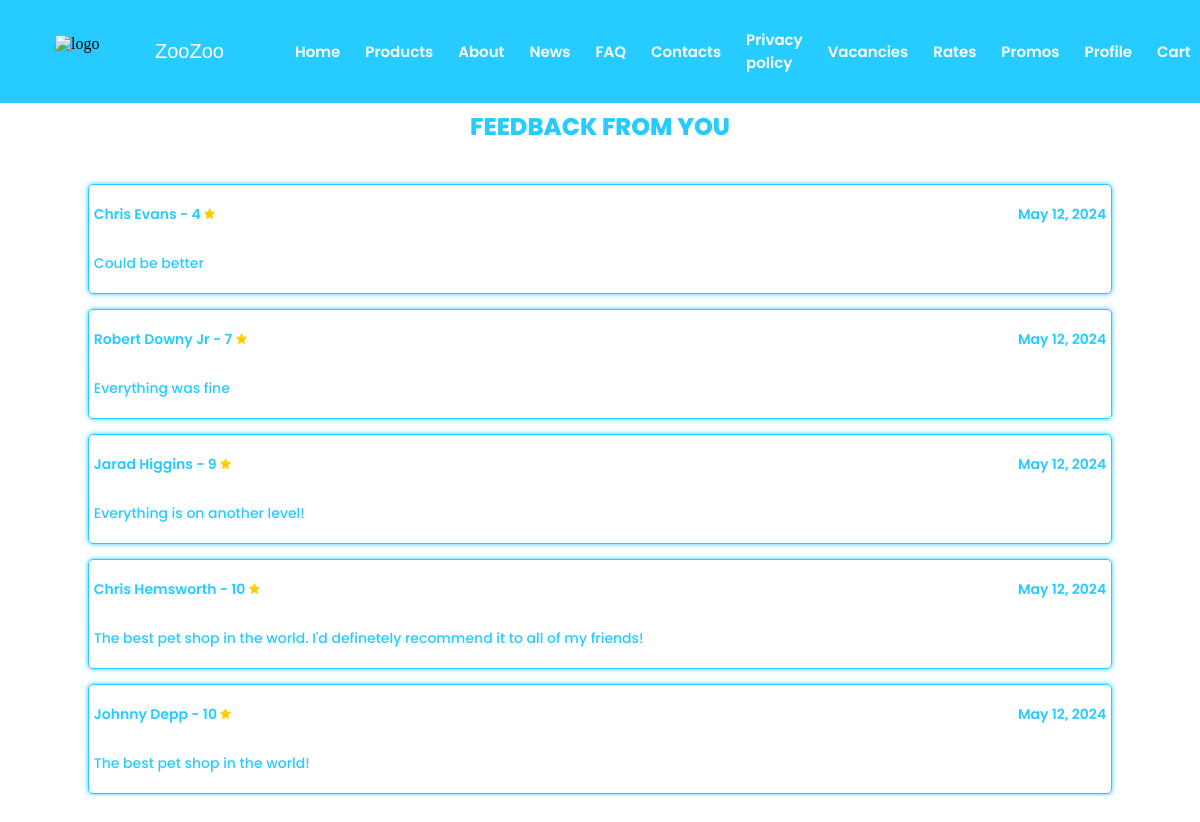
Screenshot of /rates/ (signed in) with the database file from the repository.
### app/models_app/rateModel.py (models this page shows, shortened)
class Rate(BasicModel):
    author = models.ForeignKey(Customer, related_name='rates',
                               help_text='The customer who left the rate', on_delete=models.CASCADE)
    text = models.TextField(help_text='The rate itself')
    rate = models.IntegerField(default=10, validators=[MinValueValidator(1), MaxValueValidator(10)],
                            help_text='Rate from 1 to 10')
    class Meta:
        ordering = ['id']
        db_table = 'rates'

### app/models_app/customerModel.py (models this page shows, shortened)
class Customer(BasicModel):
    email = models.EmailField(max_length=50, unique=True, help_text='Email address')
    name = models.CharField(max_length=100, help_text='Name and surname')
    phone = models.CharField(max_length=13, unique=True, help_text='Phone number')
    password = models.CharField(max_length=1000, help_text='Password')
    class Meta:
        ordering = ['name']
        db_table = 'customers'

### app/views/ratesView.py (the view, shortened to what this page needs)
# urls.py: path('rates/', ratesView.RatesView.as_view(), name='rates'),
class RatesView(View):
    @staticmethod
    def get(request):
        rates = RatesService.get_rates()
        return render(request, "rates.html",
                      {'role': request.session['role'], 'rates': rates})

### app/context/context_processor.py (called while the page is built)
def role(request):
    return {'role': request.session['role']}

### app/dbServices/ratesDbService.py (called while the page is built)
    @staticmethod
    def get_rates():
        return Rate.objects.all()

### app/services/ratesService.py (called while the page is built)
    @staticmethod
    def get_rates():
        return RatesDbService.get_rates()

### app/templates/rates.html (shortened to what this page needs)
{% extends "basic.html" %}
{% load static %}
{% block styles %}
    <link rel="stylesheet" href={% static "styles/rates.css" %}>
{% endblock %}
{% block content %}
    <div class="window">
        {% if form is None %}
            <h2>FEEDBACK FROM YOU</h2>
        {% endif %}
        <div class="mainContent">
            {% for rate in rates.reverse %}
                <div class="rateContainer">
                    <div class="rateInfo">
                        <p>
                            {{ rate.author.name }} - {{ rate.rate }}
                            <img class="starIcon" src="{% static "stock_images/star.webp" %}" alt="star_icon">
                        </p>
                        <p>{{ rate.createdAt.date }}</p>
                    </div>
                    <p class="feedback">{{ rate.text }}</p>
                </div>
            {% endfor %}
        </div>
    </div>
{% endblock %}

### app/static/styles/rates.css (style rules this page uses)
.window { position: relative; display: flex; flex-direction: column; justify-content: flex-start; align-items: center; gap: 10px; height: 83vh; width: 100%; }
h2 { color: #26ccff; font-weight: 800; }
.mainContent { display: flex; flex-direction: column; justify-content: flex-start; align-items: center; gap: 15px; overflow-y: auto; height: fit-content; max-height: 80vh; width: 90%; border-radius: 10px; padding: 10px; }
.rateContainer { display: flex; flex-direction: column; justify-content: center; align-items: center; border: solid 1px #26ccff; border-radius: 5px; color: #26ccff; font-size: 14px; box-shadow: 0 0 5px #26ccff; height: fit-content; padding: 5px; width: 95%; }
.rateInfo { display: flex; width: 100%; justify-content: space-between; align-items: center; font-weight: 600; }
.starIcon { width: 11px; height: 11px; }
.feedback { align-self: flex-start; color: #26ccff; font-weight: 500; }

### rows the page displays
Rate: author.name "Chris Evans", rate "4", createdAt "May 12, 2024", text "Could be better"
Rate: author.name "Robert Downy Jr", rate "7", createdAt "May 12, 2024", text "Everything was fine"
Rate: author.name "Jarad Higgins", rate "9", createdAt "May 12, 2024", text "Everything is on another level!"
Rate: author.name "Chris Hemsworth", rate "10", createdAt "May 12, 2024", text "The best pet shop in the world. I'd definetely recommend it to all of my friends!"
Rate: author.name "Johnny Depp", rate "10", createdAt "May 12, 2024", text "The best pet shop in the world!"
